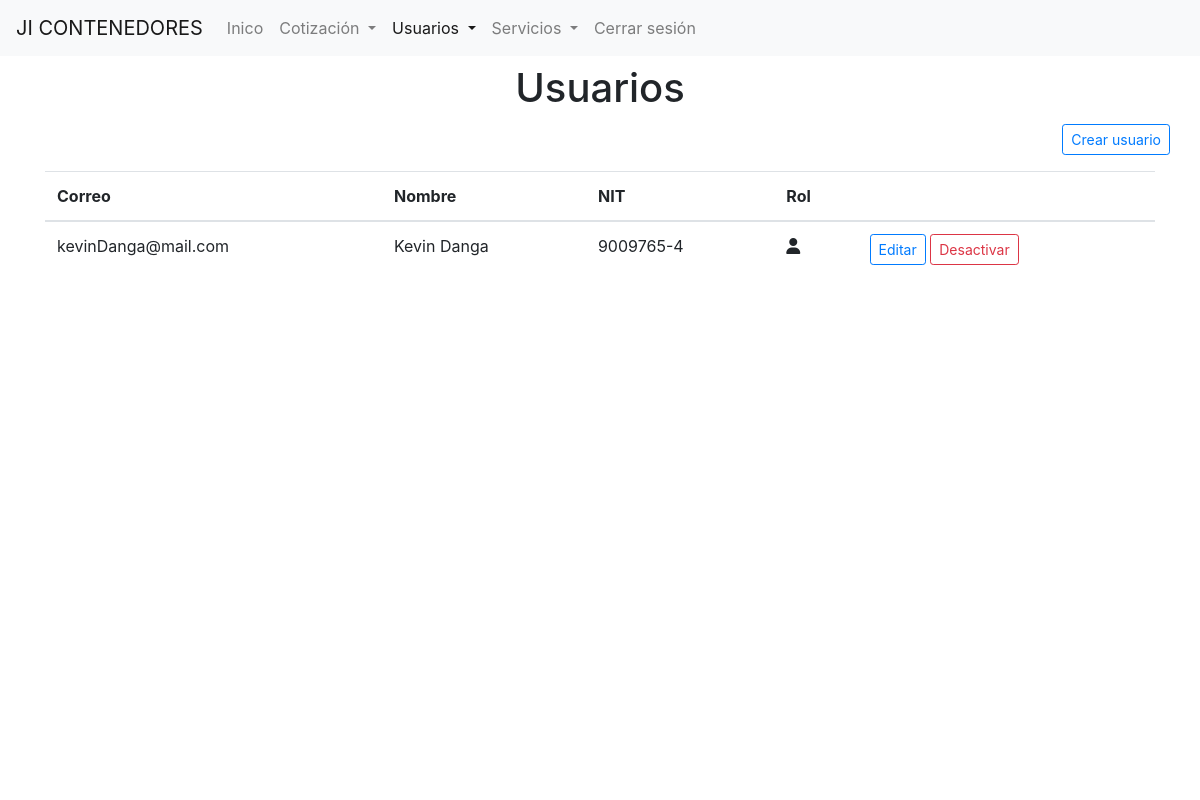
Page /usuarios (signed in) on the earlier database version.
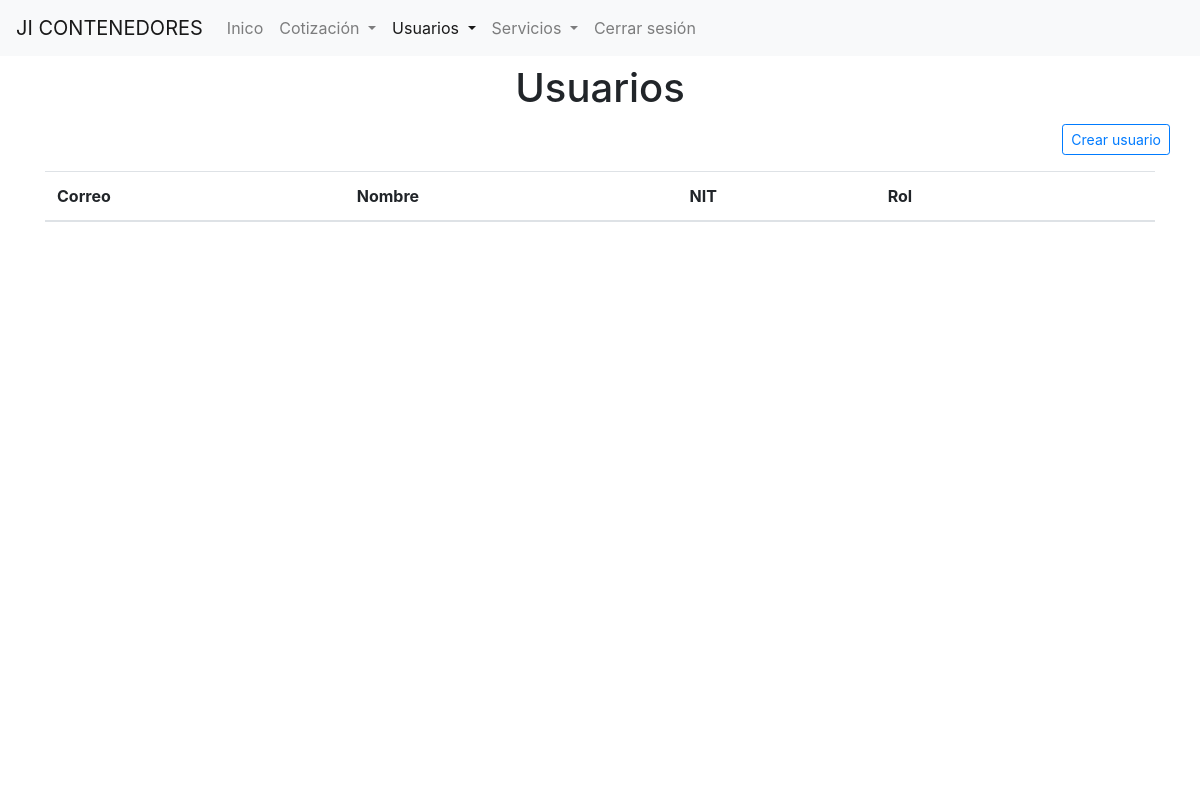
Same page on the later database version.
### tables this page shows
CREATE TABLE `usuario` (
  `id` int(11) NOT NULL,
  `email` varchar(255) NOT NULL,
  `nombres` varchar(255) NOT NULL,
  `password` varchar(255) NOT NULL DEFAULT '',
  `rol` varchar(10) NOT NULL,
  `nit` varchar(100) DEFAULT NULL,
  `celular` varchar(20) DEFAULT NULL,
  `direccion` varchar(50) DEFAULT NULL,
  `estado` varchar(20) NOT NULL DEFAULT 'activo'
);

### core/view.php (called while the page is built, shortened)
<?php
    class View{
		function render($view){
			require 'views/'.$view.'.php';
		}
    }

### Controllers/Usuarios.controller.php (called while the page is built, shortened)
<?php
class Usuarios extends Controller
{
	public function __construct()
	{
		$this->view->set_title_page('Usuario');
		$this->view->active = 'usuario';
	}
	public function render()
	{
		$usuarios = new Usuario();
		$usuarios->set_id($_SESSION['id']);
		$this->view->scripts = [
			'libs/spinner.js',
			'libs/alerta.js',
			'libs/peticiones.js',
			'usuario/main.js'
		];
		$this->view->usuarios = $usuarios->traer_todos();
		$this->view->render('admin/usuario/index');
	}
}

### index.php (called while the page is built, shortened)
<?php
require 'core/conection.php';
require 'core/view.php';
require 'core/app.php';
$app = new App();

### core/conection.php (called while the page is built, shortened)
<?php
    abstract class Connection{
        public function __construct(){
            try {
                $dsn = DB_DRIVER.':host='.DB_HOST.';dbname='. DB_NAME;
                $opciones = [
                    PDO::ATTR_ERRMODE => PDO::ERRMODE_EXCEPTION,
                    PDO::ATTR_EMULATE_PREPARES => false
                ];
                $this->db_connection = new PDO($dsn,DB_USER,DB_PASS,$opciones);
            } catch (PDOException $ex) {
                echo $ex->getMessage();
                die();
            }
        }
    }

### models/Usuario.model.php (called while the page is built, shortened)
<?php
    class Usuario extends Model{
        private $id;
        public function __construct($id=null,$email=null,$nombres=null,$password=null,$rol=null,$nit=null,$celular=null,$direccion=null,$estado=null){
            $this->id = $id;
        }
        public function set_id($id){
            $this->id = $id;
        }
        public function traer_todos(){
            try {
                $consulta = "SELECT * FROM usuario WHERE id != :id AND id != 1";
                $sql = $this->db_connection->prepare($consulta);
                $sql->execute([
                    'id' => $this->id
                ]);
                $result_set = null;
                while($row  = $sql->fetch(PDO::FETCH_OBJ)){
                    $result_set[] = $row;
                }
                return $result_set;
            } catch (PDOException $ex) {
                return [
                    'error' => $ex->errorInfo
                ];
            }
        }
    }

### views/admin/usuario/index.php (the view, shortened to what this page needs)
<?php
    require 'views/layout/head.php';
    require 'views/layout/'.$_SESSION['rol'].'_menu.php';
?>
<div class="container">
    <div class="row justify-content-center mt-2">
        <h1>Usuarios</h1>
    </div>
    <div class="row mt-1 mb-3 justify-content-end">
        <a class="btn btn-outline-primary btn-sm" href="<? echo URL?>/usuarios/crear">Crear usuario</a>
    </div>
    <div class="mb-2">
        <table class="table table-hover">
            <thead>
                <tr>
                    <th scope="col">Correo</th>
                    <th scope="col">Nombre</th>
                    <th scope="col">NIT</th>
                    <th scope="col">Rol</th>
                    <th scope="col"></th>
                </tr>
            </thead>
            <tbody>
            <?php
                if(isset($this->usuarios)){
                    foreach($this->usuarios as $usuario){
            ?>
							<tr>
										<td><?php
												 echo $usuario->email; ?></td>
                    <td><?php echo $usuario->nombres; ?></td>
                    <td><?php echo $usuario->nit; ?></td>
                    <td>
                        <?php if($usuario->rol == 'admin'){ ?>
                            <i class="fas fa-user-tie" title="Administrador"></i>
                        <?php }else{ ?>
                            <i class="fas fa-user" title="Usuario"></i>
                        <?php } ?>
                    </td>
                    <td id="botones-<?php echo $usuario->id?>">
                        <a class="btn btn-outline-primary btn-sm" href="<?php echo URL?>/usuarios/editar/<?php echo $usuario->id?>">
                            Editar
                        </a>
                        <?php
                            if($usuario->estado == 'activo'){
                        ?>
                            <button class="btn btn-outline-danger btn-sm btn-estado" id="<?php echo $usuario->id?>" data-estado="<?php echo $usuario->estado; ?>">
                                Desactivar
                            </button>
                        <?php
                            }
                        ?>
                    </td>
                </tr>
            <?php
                    }
                }
            ?>
            </tbody>
        </table>
    </div>
</div>
<?php
    require 'views/layout/foot.php';
?>

### core/app.php (shortened to what this page needs)
<?php
    class App {
        public function __construct(){
            $url = isset($_GET['url'])?$_GET['url']:null;
            $url = rtrim($url,'/');
            $url = explode("/",$url);
            if(empty($url[0])){
                $controlador_archivo = 'Controllers/Main.controller.php';
                require $controlador_archivo;
                $controlador = new Main();
                $controlador->render();
            }else{
                $controlador_archivo = 'Controllers/'.ucfirst($url[0]).'.controller.php';
                if(file_exists($controlador_archivo)){
                    $controlador = new $url[0];
                    $numero_parametros = sizeof($url);
                    if($numero_parametros>1){
                        if($numero_parametros>2){
                            $parametros = [];
                            for ($i=2; $i < $numero_parametros; $i++) {
                                array_push($parametros,$url[$i]);
                            }
                            $controlador->{$url[1]}($parametros);
                        }else{
                            $controlador->{$url[1]}();
                        }
                    }else{
                        $controlador->render();
                    }
                }else{
                    require 'Controllers/Error404.controller.php';
                    $controlador = new Error404();
                    $controlador->render();
                }
            }
        }
    }

### views/layout/head.php (shortened to what this page needs)
<!DOCTYPE html>
<html lang="es">
<head>
	<link rel="stylesheet" href="https://stackpath.bootstrapcdn.com/bootstrap/4.4.1/css/bootstrap.min.css">
    <link rel="stylesheet" href="<?php echo URL?>/public/css/main.css">
</head>
<body>

### views/layout/admin_menu.php (shortened to what this page needs)
<nav class="navbar navbar-expand-lg navbar-light bg-light">
  <a class="navbar-brand" href="<?php echo URL?>/"><?echo APPNAME?></a>
  <div class="collapse navbar-collapse" id="navbarNavDropdown">
    <ul class="navbar-nav">
      <li class="nav-item <?php echo ($this->active == 'home')?'active':'' ?>">
        <a class="nav-link" href="<?php echo URL?>/">Inico</a>
      </li>
      <li class="nav-item dropdown <?php echo ($this->active == 'cotizacion')?'active':'' ?>">
        <a class="nav-link dropdown-toggle" href="<?php echo URL?>/" id="dropdownCotizacion" role="button" data-toggle="dropdown" aria-haspopup="true" aria-expanded="false">
          Cotización
        </a>
      </li>
      <li class="nav-item dropdown <?php echo ($this->active == 'usuario')?'active':'' ?>">
        <a class="nav-link dropdown-toggle" href="<?php echo URL?>/" id="dropdownSolicitudes" role="button" data-toggle="dropdown" aria-haspopup="true" aria-expanded="false">
          Usuarios
        </a>
      </li>
      <li class="nav-item dropdown <?php echo ($this->active == 'servicios')?'active':'' ?>">
        <a class="nav-link dropdown-toggle" href="<?php echo URL?>/" id="dropdownSolicitudes" role="button" data-toggle="dropdown" aria-haspopup="true" aria-expanded="false">
          Servicios
        </a>
      </li>
      <li class="nav-item">
        <a class="nav-link" href="<?php echo URL?>/main/salir">Cerrar sesión</a>
      </li>
    </ul>
  </div>
</nav>

### views/layout/foot.php (shortened to what this page needs)
	<div id="alerta" class="alert"></div>
</body>
</html>

### public/css/main.css (style rules this page uses)
div#alerta { position: fixed; bottom: 5px; right: 5px; }

Differences in the rows shown:
removed usuario: email "kevinDanga@mail.com", nombres "Kevin Danga", nit "9009765-4", rol "user" (drawn)
